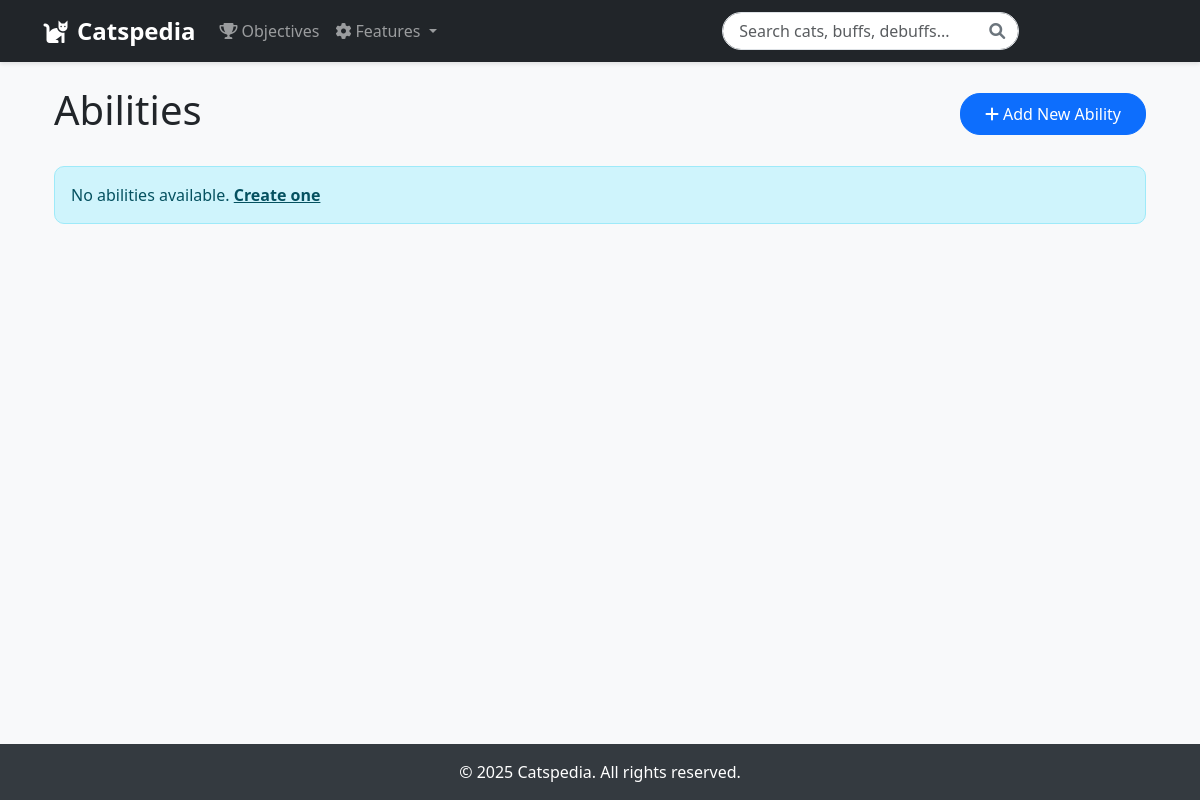
The app's page /abilities/, older data.
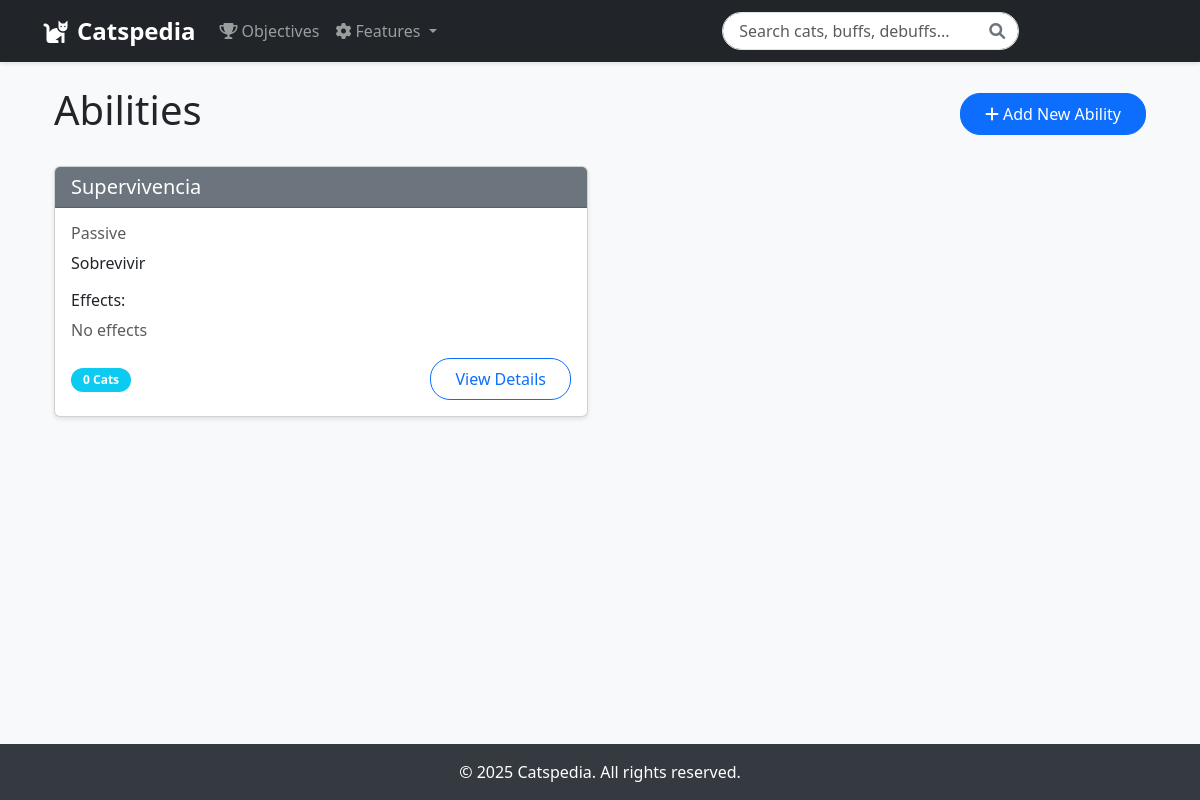
The same page, newer data.
### Catspedia/models.py (models this page shows, shortened)
class Ability(models.Model):
    name = models.CharField(max_length=100, unique=True)
    description = models.TextField(help_text="Description of the ability")
    effects = models.ManyToManyField(
        Effect,
        related_name='abilities',
        blank=True,
        help_text="Effects this ability can produce (optional)"
    )
    ability_type = models.CharField(
        max_length=50,
        choices=[
            ('PASSIVE', 'Passive'),
            ('ACTIVE', 'Active'),
            ('CONDITIONAL', 'Conditional'),
            ('TRIGGERED', 'Triggered')
        ],
        default='PASSIVE'
    )
    target_traits = models.JSONField(
        default=list,
        help_text="List of enemy traits this ability affects"
    )
    requirements = models.JSONField(
        default=dict,
        help_text="Requirements to unlock/use this ability"
    )
    energy_cost = models.IntegerField(
        default=0,
        validators=[MinValueValidator(0)],
        help_text="Energy cost to use the ability (if active)"
    )
    created_at = models.DateTimeField(auto_now_add=True)
    updated_at = models.DateTimeField(auto_now=True)
    class Meta:
        ordering = ['ability_type', 'name']
        verbose_name = "Ability"
        verbose_name_plural = "Abilities"

### Catspedia/views.py (the view)
# urls.py: path("abilities/", AbilityListView.as_view(), name="ability-list"),
class AbilityListView(ListView):
    model = Ability
    context_object_name = "abilities"
    template_name = "catspedia/ability_list.html"

### templates/catspedia/ability_list.html (shortened to what this page needs)
{% extends 'catspedia/base.html' %}
{% block content %}
<div class="container">
    <div class="d-flex justify-content-between align-items-center mb-4">
        <h1>Abilities</h1>
        <a href="{% url 'catspedia:ability-create' %}" class="btn btn-primary">
            <i class="fas fa-plus me-1"></i>Add New Ability
        </a>
    </div>
    <div class="row">
        {% for ability in abilities %}
        <div class="col-md-6 mb-4">
            <div class="card">
                <div class="card-header bg-{{ ability.ability_type|lower }}">
                    <h5 class="card-title mb-0 text-white">{{ ability.name }}</h5>
                </div>
                <div class="card-body">
                    <h6 class="text-muted">{{ ability.get_ability_type_display }}</h6>
                    <p class="card-text">{{ ability.description|truncatewords:30 }}</p>
                    <div class="mb-3">
                        <h6>Effects:</h6>
                        {% for effect in ability.effects.all %}
                            <span class="badge bg-{{ effect.effect_type|lower }} me-1">{{ effect.name }}</span>
                        {% empty %}
                            <span class="text-muted">No effects</span>
                        {% endfor %}
                    </div>
                    <div class="mt-3 d-flex justify-content-between align-items-center">                        <div>
                            <span class="badge bg-info">{{ ability.cats.count }} Cats</span>
                        </div>
                        <a href="{% url 'catspedia:ability-detail' ability.pk %}" class="btn btn-outline-primary">View Details</a>
                    </div>
                </div>
            </div>
        </div>
        {% empty %}
        <div class="col-12">
            <div class="alert alert-info">
                No abilities available. <a href="{% url 'catspedia:ability-create' %}" class="alert-link">Create one</a>
            </div>
        </div>
        {% endfor %}
    </div>
</div>
{% endblock %}

Row changes from the older to the newer data that the page shows:
added Ability: name "Supervivencia", ability_type "Passive", description "Sobrevivir", cats.count "0"
Text that changed along with them:
text no longer shown: "No abilities available. Create one"
